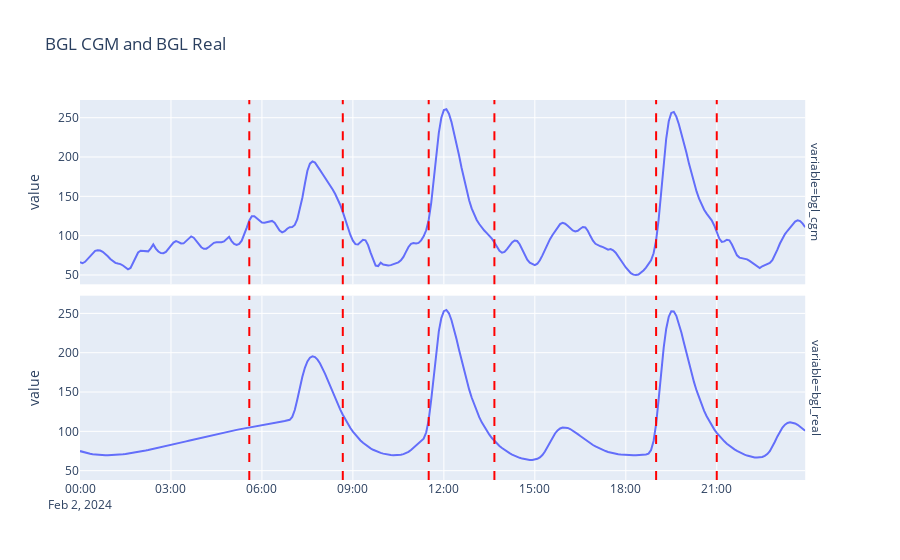

The notebook cell this image was saved under:
### Code cell
changepoints["time_locs"] = df_single_day['bgl_cgm'].iloc[changepoints["ilocs"]].index
meal_changepoints = add_changepoint_vlines(fig, changepoints, "time_locs")
meal_changepoints.update_layout(showlegend=False, xaxis_title=None).show()

### Figure 1 — Plotly figure (JSON) as saved in the notebook; plotly's stock layout.template omitted (floating-point values rounded to 4 significant figures; data arrays with more than 128 entries replaced by an {"elided": "..."} marker saying what was removed)
{"data": [{"hovertemplate": "variable=bgl_cgm<br>date=%{x}<br>value=%{y}<extra></extra>", "legendgroup": "", "line": {"color": "#636efa", "dash": "solid"}, "marker": {"symbol": "circle"}, "mode": "lines", "name": "", "orientation": "v", "showlegend": false, "type": "scatter", "x": {"elided": "288 str values"}, "xaxis": "x2", "y": {"elided": "288 float values"}, "yaxis": "y2"}, {"hovertemplate": "variable=bgl_real<br>date=%{x}<br>value=%{y}<extra></extra>", "legendgroup": "", "line": {"color": "#636efa", "dash": "solid"}, "marker": {"symbol": "circle"}, "mode": "lines", "name": "", "orientation": "v", "showlegend": false, "type": "scatter", "x": {"elided": "288 str values"}, "xaxis": "x", "y": {"elided": "288 float values"}, "yaxis": "y"}], "layout": {"annotations": [{"showarrow": false, "text": "variable=bgl_real", "textangle": 90, "x": 0.98, "xanchor": "left", "xref": "paper", "y": 0.2425, "yanchor": "middle", "yref": "paper"}, {"showarrow": false, "text": "variable=bgl_cgm", "textangle": 90, "x": 0.98, "xanchor": "left", "xref": "paper", "y": 0.7575, "yanchor": "middle", "yref": "paper"}], "legend": {"tracegroupgap": 0}, "shapes": [{"line": {"color": "red", "dash": "dash"}, "type": "line", "x0": "2024-02-02T05:35:00", "x1": "2024-02-02T05:35:00", "xref": "x", "y0": 0, "y1": 1, "yref": "y domain"}, {"line": {"color": "red", "dash": "dash"}, "type": "line", "x0": "2024-02-02T05:35:00", "x1": "2024-02-02T05:35:00", "xref": "x2", "y0": 0, "y1": 1, "yref": "y2 domain"}, {"line": {"color": "red", "dash": "dash"}, "type": "line", "x0": "2024-02-02T08:40:00", "x1": "2024-02-02T08:40:00", "xref": "x", "y0": 0, "y1": 1, "yref": "y domain"}, {"line": {"color": "red", "dash": "dash"}, "type": "line", "x0": "2024-02-02T08:40:00", "x1": "2024-02-02T08:40:00", "xref": "x2", "y0": 0, "y1": 1, "yref": "y2 domain"}, {"line": {"color": "red", "dash": "dash"}, "type": "line", "x0": "2024-02-02T11:30:00", "x1": "2024-02-02T11:30:00", "xref": "x", "y0": 0, "y1": 1, "yref": "y domain"}, {"line": {"color": "red", "dash": "dash"}, "type": "line", "x0": "2024-02-02T11:30:00", "x1": "2024-02-02T11:30:00", "xref": "x2", "y0": 0, "y1": 1, "yref": "y2 domain"}, {"line": {"color": "red", "dash": "dash"}, "type": "line", "x0": "2024-02-02T13:40:00", "x1": "2024-02-02T13:40:00", "xref": "x", "y0": 0, "y1": 1, "yref": "y domain"}, {"line": {"color": "red", "dash": "dash"}, "type": "line", "x0": "2024-02-02T13:40:00", "x1": "2024-02-02T13:40:00", "xref": "x2", "y0": 0, "y1": 1, "yref": "y2 domain"}, {"line": {"color": "red", "dash": "dash"}, "type": "line", "x0": "2024-02-02T19:00:00", "x1": "2024-02-02T19:00:00", "xref": "x", "y0": 0, "y1": 1, "yref": "y domain"}, {"line": {"color": "red", "dash": "dash"}, "type": "line", "x0": "2024-02-02T19:00:00", "x1": "2024-02-02T19:00:00", "xref": "x2", "y0": 0, "y1": 1, "yref": "y2 domain"}, {"line": {"color": "red", "dash": "dash"}, "type": "line", "x0": "2024-02-02T21:00:00", "x1": "2024-02-02T21:00:00", "xref": "x", "y0": 0, "y1": 1, "yref": "y domain"}, {"line": {"color": "red", "dash": "dash"}, "type": "line", "x0": "2024-02-02T21:00:00", "x1": "2024-02-02T21:00:00", "xref": "x2", "y0": 0, "y1": 1, "yref": "y2 domain"}], "showlegend": false, "title": {"text": "BGL CGM and BGL Real"}, "xaxis": {"anchor": "y", "domain": [0, 0.98], "title": {}}, "xaxis2": {"anchor": "y2", "domain": [0, 0.98], "matches": "x", "showticklabels": false}, "yaxis": {"anchor": "x", "domain": [0, 0.485], "title": {"text": "value"}}, "yaxis2": {"anchor": "x2", "domain": [0.515, 1], "matches": "y", "title": {"text": "value"}}}}
